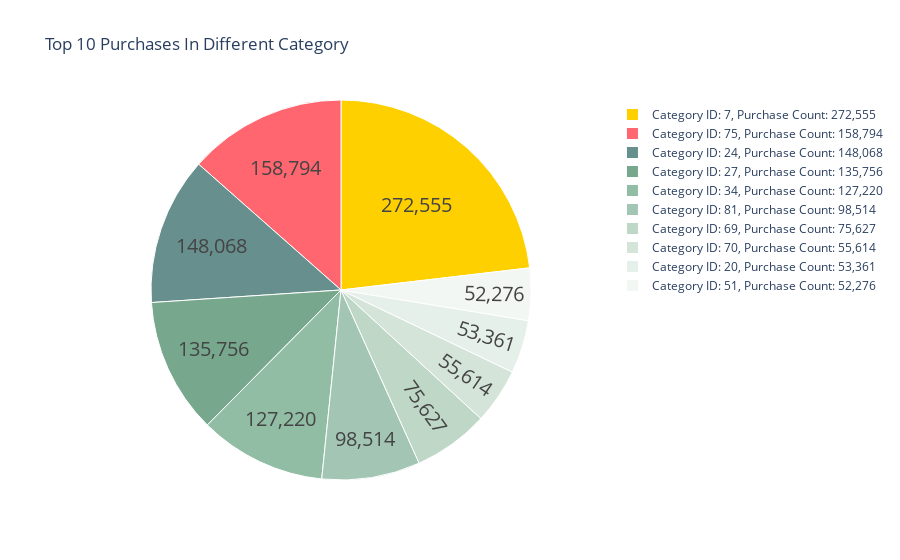

The notebook cell this image was saved under:
### Code cell
from plotly import graph_objects as go
# Visualization of purchases in the Top 10 product categories
top10_sorted = top10_buycounts_cat.sort_values(by='Purchases', ascending=False)
labels = [
    f"Category ID: {int(row['item_third_cate_cd'])}, Purchase Count: {int(row['Purchases']):,}"
    for _, row in top10_sorted.iterrows()
]
values = top10_sorted['Purchases'].values
colors = [
    '#FFD000', '#FF6670', '#678F8D', '#77A88D', '#91BDA4',
    '#A3C6B4', '#BED7C6', '#D4E4D9', '#E6F0EB', '#F2F7F4'
]

fig = go.Figure(data=[go.Pie(labels=labels,values=values)],
               layout=go.Layout(title = 'Top 10 Purchases in different category'.title()))
fig.update_traces(hoverinfo='label', textinfo='value', textfont_size=20,
                  marker=dict(colors=colors,line=dict(color='white', width=1)))

fig.show()

### Figure 1 — Plotly figure (JSON) as saved in the notebook; plotly's stock layout.template omitted (floating-point values rounded to 4 significant figures)
{"data": [{"hoverinfo": "label", "labels": ["Category ID: 7, Purchase Count: 272,555", "Category ID: 75, Purchase Count: 158,794", "Category ID: 24, Purchase Count: 148,068", "Category ID: 27, Purchase Count: 135,756", "Category ID: 34, Purchase Count: 127,220", "Category ID: 81, Purchase Count: 98,514", "Category ID: 69, Purchase Count: 75,627", "Category ID: 70, Purchase Count: 55,614", "Category ID: 20, Purchase Count: 53,361", "Category ID: 51, Purchase Count: 52,276"], "marker": {"colors": ["#FFD000", "#FF6670", "#678F8D", "#77A88D", "#91BDA4", "#A3C6B4", "#BED7C6", "#D4E4D9", "#E6F0EB", "#F2F7F4"], "line": {"color": "white", "width": 1}}, "textfont": {"size": 20}, "textinfo": "value", "type": "pie", "values": [272555, 158794, 148068, 135756, 127220, 98514, 75627, 55614, 53361, 52276]}], "layout": {"title": {"text": "Top 10 Purchases In Different Category"}}}
